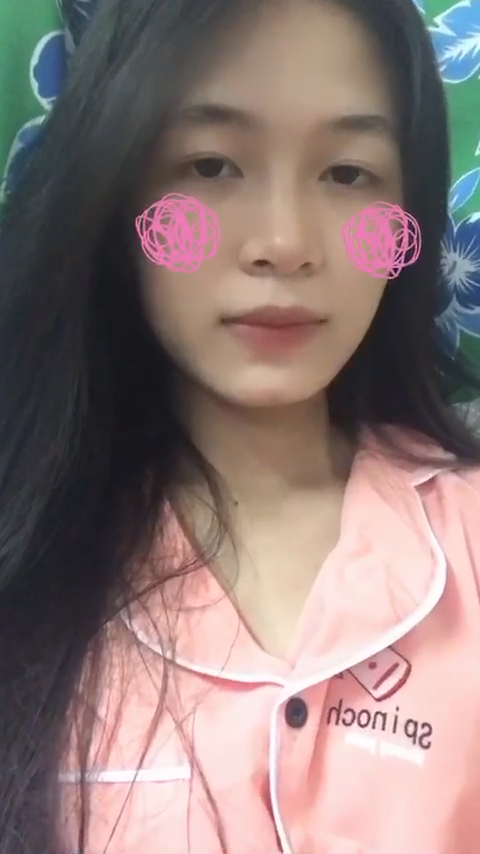
#> input picture frame 12 of lean_ffmpeg/video.mp4, 480 x 854 px, given in place of HN.mp4, which was not available
$ python opencv2.py
#> lines starting #> are read from the running program, lines starting #| are printed output that depends on the picture
import cv2
cap = cv2.VideoCapture("HN.mp4")
while True:
    ret, frame = cap.read()
#> frame is the input picture: shape (854, 480, 3); mean B, G, R 118.2, 120.9, 139.7
    width = int(cap.get(3))  # chiều rộngq
    height = int(cap.get(4))  # chiều cao
#vẽ line
    img=cv2.line(frame,(0,0),(width,height),(0,0,0),5)#(frame,bắt đầu,kết thúc,màu,độ dày)
    img = cv2.line(frame, (0,height), (width,0), (125, 55, 255), 5)
    img = cv2.line(frame, (0,height//2), (width,height//2), (125, 55, 255), 5)
#vẽ hcn(rectangle)
    img=cv2.rectangle(frame,(300,300),(100,100),(23,42,55),5)
#vẽ hình tròn(circle)
    img=cv2.circle(frame,(300,300),70,(44,44,44),6)#(frame,tâm, đường kính,màu)
#chèn text
    font=cv2.FONT_HERSHEY_TRIPLEX
    img=cv2.putText(frame,"do you like me",(200,height-500),font,1,2)
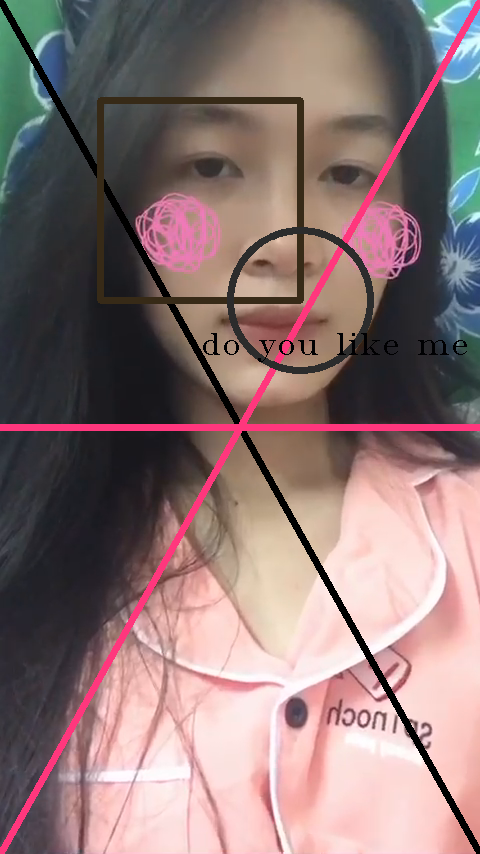
#> img: shape (854, 480, 3); mean B, G, R 115.2, 116, 138.5

    frame = cv2.resize(frame, (0, 0), fx=0.9, fy=0.9)  # thay đổi theo tỉ lệ
#> frame: shape (769, 432, 3)

    cv2.imshow("video for cr",frame)
    if cv2.waitKey(1)==ord("q"):
#> (key q is pressed here)
        break
cap.release()
cv2.destroyAllWindows()

$ run again, starting later in the video
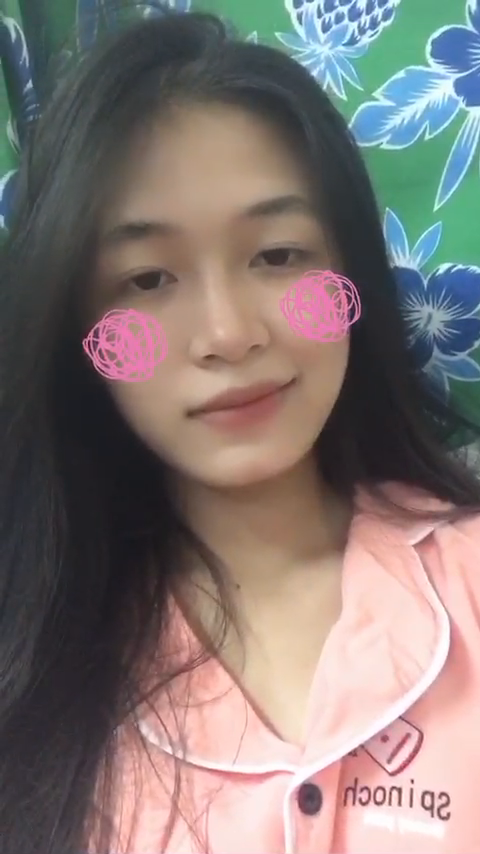
#> input picture frame 56 of lean_ffmpeg/video.mp4, 480 x 854 px, given in place of HN.mp4, which was not available
#> frame is the input picture: shape (854, 480, 3); mean B, G, R 114.7, 117.8, 128.9
#> `img=cv2.putText(frame,"do you like me",(200,height-500),font,1,2)`:
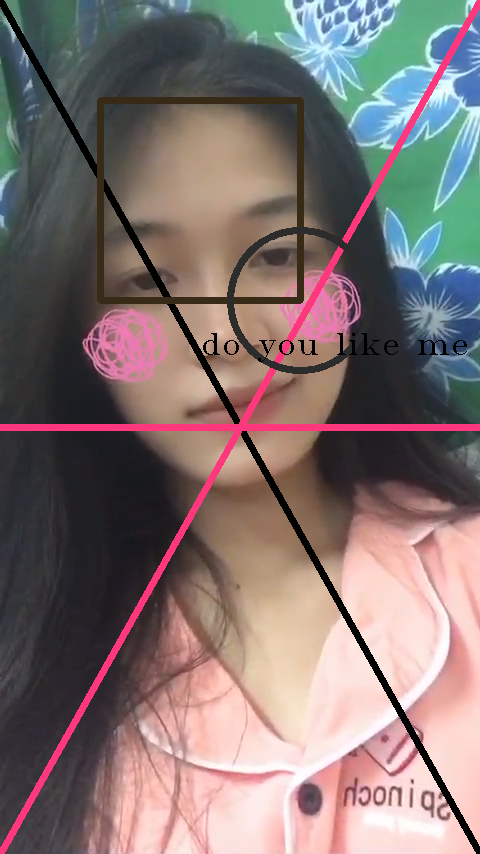
#> img: shape (854, 480, 3); mean B, G, R 112, 113.5, 128.5
#> frame: shape (769, 432, 3)

$ run again, starting later in the video
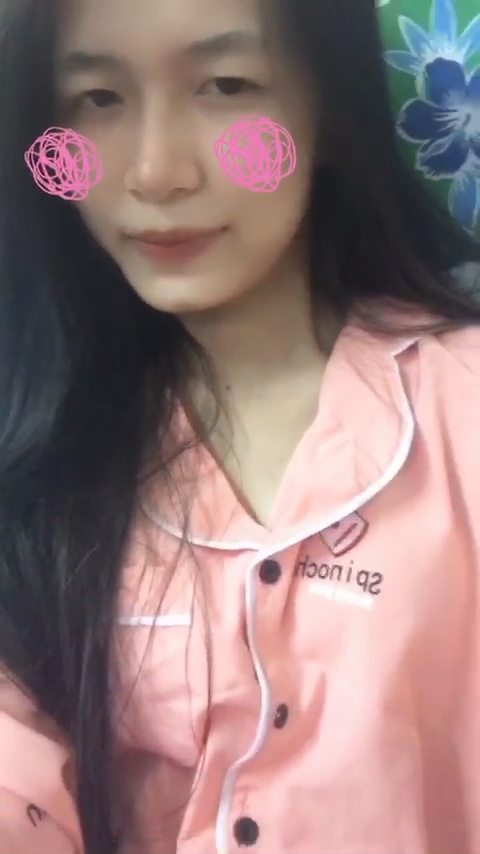
#> input picture frame 100 of lean_ffmpeg/video.mp4, 480 x 854 px, given in place of HN.mp4, which was not available
#> frame is the input picture: shape (854, 480, 3); mean B, G, R 120.3, 121.1, 147
#> `img=cv2.putText(frame,"do you like me",(200,height-500),font,1,2)`:
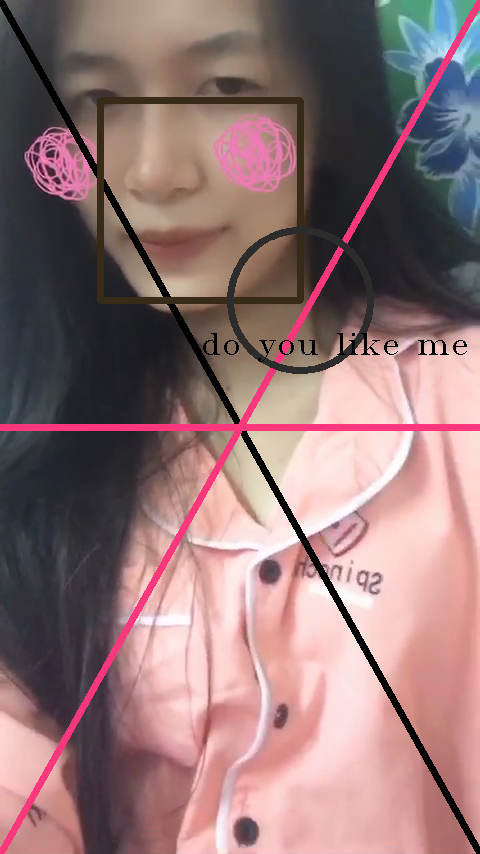
#> img: shape (854, 480, 3); mean B, G, R 116.7, 115.8, 145.2
#> frame: shape (769, 432, 3)
